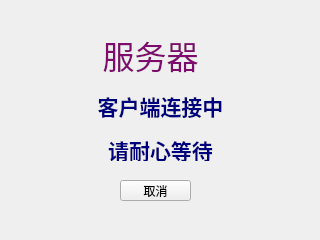
<?xml version="1.0" encoding="UTF-8"?>
<ui version="4.0">
 <class>Server</class>
 <widget class="QWidget" name="Server">
  <property name="geometry">
   <rect>
    <x>0</x>
    <y>0</y>
    <width>320</width>
    <height>240</height>
   </rect>
  </property>
  <property name="minimumSize">
   <size>
    <width>320</width>
    <height>240</height>
   </size>
  </property>
  <property name="maximumSize">
   <size>
    <width>320</width>
    <height>240</height>
   </size>
  </property>
  <property name="windowTitle">
   <string>Form</string>
  </property>
  <widget class="QLabel" name="label">
   <property name="geometry">
    <rect>
     <x>100</x>
     <y>30</y>
     <width>101</width>
     <height>51</height>
    </rect>
   </property>
   <property name="font">
    <font>
     <family>华文楷体</family>
    </font>
   </property>
   <property name="text">
    <string>&lt;html&gt;&lt;head/&gt;&lt;body&gt;&lt;p align=&quot;center&quot;&gt;&lt;span style=&quot; font-size:24pt; color:#7e0c6e;&quot;&gt;服务器&lt;/span&gt;&lt;/p&gt;&lt;/body&gt;&lt;/html&gt;</string>
   </property>
  </widget>
  <widget class="QPushButton" name="cancle">
   <property name="geometry">
    <rect>
     <x>120</x>
     <y>180</y>
     <width>71</width>
     <height>21</height>
    </rect>
   </property>
   <property name="text">
    <string>取消</string>
   </property>
  </widget>
  <widget class="QLabel" name="label_2">
   <property name="geometry">
    <rect>
     <x>90</x>
     <y>90</y>
     <width>141</width>
     <height>71</height>
    </rect>
   </property>
   <property name="font">
    <font>
     <family>楷体</family>
    </font>
   </property>
   <property name="text">
    <string>&lt;html&gt;&lt;head/&gt;&lt;body&gt;&lt;p align=&quot;center&quot;&gt;&lt;span style=&quot; font-size:16pt; font-weight:700; color:#00007f;&quot;&gt;客户端连接中&lt;/span&gt;&lt;/p&gt;&lt;p align=&quot;center&quot;&gt;&lt;span style=&quot; font-size:16pt; font-weight:700; color:#00007f;&quot;&gt;请耐心等待&lt;/span&gt;&lt;/p&gt;&lt;/body&gt;&lt;/html&gt;</string>
   </property>
  </widget>
 </widget>
 <resources/>
 <connections/>
</ui>
